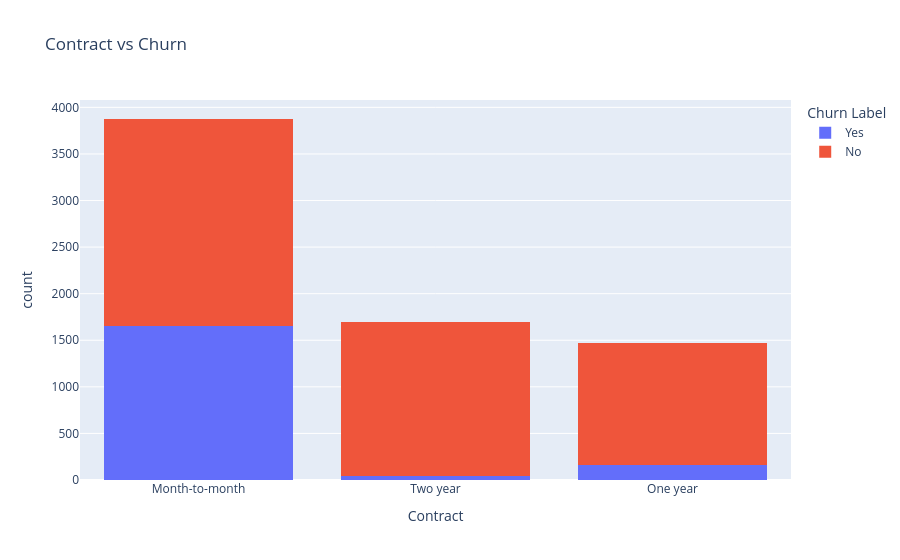

Here is the notebook cell this chart was saved with:
### Code cell
fig = px.histogram(
    df,
    x="Contract",
    color="Churn Label",
    barmode="stack",
    title="Contract vs Churn"
)

fig.show()

### Figure 1 — Plotly figure (JSON) as saved in the notebook; plotly's stock layout.template omitted (floating-point values rounded to 4 significant figures; data arrays with more than 128 entries replaced by an {"elided": "..."} marker saying what was removed)
{"data": [{"bingroup": "x", "hovertemplate": "Churn Label=Yes<br>Contract=%{x}<br>count=%{y}<extra></extra>", "legendgroup": "Yes", "marker": {"color": "#636efa", "pattern": {"shape": ""}}, "name": "Yes", "orientation": "v", "showlegend": true, "type": "histogram", "x": {"elided": "1869 str values"}, "xaxis": "x", "yaxis": "y"}, {"bingroup": "x", "hovertemplate": "Churn Label=No<br>Contract=%{x}<br>count=%{y}<extra></extra>", "legendgroup": "No", "marker": {"color": "#EF553B", "pattern": {"shape": ""}}, "name": "No", "orientation": "v", "showlegend": true, "type": "histogram", "x": {"elided": "5174 str values"}, "xaxis": "x", "yaxis": "y"}], "layout": {"barmode": "stack", "legend": {"title": {"text": "Churn Label"}, "tracegroupgap": 0}, "title": {"text": "Contract vs Churn"}, "xaxis": {"anchor": "y", "domain": [0, 1], "title": {"text": "Contract"}}, "yaxis": {"anchor": "x", "domain": [0, 1], "title": {"text": "count"}}}}
